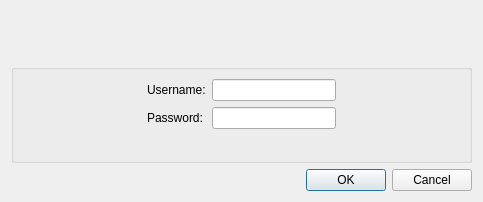
<?xml version="1.0" encoding="UTF-8"?>
<ui version="4.0">
 <class>SuperAdminPasswordCheck</class>
 <widget class="QDialog" name="SuperAdminPasswordCheck">
  <property name="geometry">
   <rect>
    <x>0</x>
    <y>0</y>
    <width>483</width>
    <height>202</height>
   </rect>
  </property>
  <property name="modal">
   <bool>true</bool>
  </property>
  <layout class="QVBoxLayout" name="verticalLayout">
   <item>
    <widget class="QLabel" name="descriptionLabel">
     <property name="wordWrap">
      <bool>true</bool>
     </property>
    </widget>
   </item>
   <item>
    <widget class="QGroupBox" name="credentialsBox">
     <layout class="QVBoxLayout" name="verticalLayout_2">
      <item>
       <layout class="QGridLayout" name="gridLayout">
        <item row="1" column="1">
         <widget class="QLabel" name="passwordLabel">
          <property name="text">
           <string>Password:</string>
          </property>
         </widget>
        </item>
        <item row="0" column="1">
         <widget class="QLabel" name="usernameLabel">
          <property name="text">
           <string>Username:</string>
          </property>
         </widget>
        </item>
        <item row="0" column="2">
         <widget class="QLineEdit" name="usernameEdit"/>
        </item>
        <item row="0" column="0">
         <spacer name="horizontalSpacer">
          <property name="orientation">
           <enum>Qt::Horizontal</enum>
          </property>
          <property name="sizeHint" stdset="0">
           <size>
            <width>40</width>
            <height>20</height>
           </size>
          </property>
         </spacer>
        </item>
        <item row="1" column="2">
         <widget class="QLineEdit" name="passwordEdit">
          <property name="echoMode">
           <enum>QLineEdit::Password</enum>
          </property>
         </widget>
        </item>
        <item row="1" column="0">
         <spacer name="horizontalSpacer_2">
          <property name="orientation">
           <enum>Qt::Horizontal</enum>
          </property>
          <property name="sizeHint" stdset="0">
           <size>
            <width>40</width>
            <height>20</height>
           </size>
          </property>
         </spacer>
        </item>
        <item row="0" column="3">
         <spacer name="horizontalSpacer_3">
          <property name="orientation">
           <enum>Qt::Horizontal</enum>
          </property>
          <property name="sizeHint" stdset="0">
           <size>
            <width>40</width>
            <height>20</height>
           </size>
          </property>
         </spacer>
        </item>
        <item row="1" column="3">
         <spacer name="horizontalSpacer_4">
          <property name="orientation">
           <enum>Qt::Horizontal</enum>
          </property>
          <property name="sizeHint" stdset="0">
           <size>
            <width>40</width>
            <height>20</height>
           </size>
          </property>
         </spacer>
        </item>
       </layout>
      </item>
      <item>
       <widget class="QLabel" name="errorLabel">
        <property name="minimumSize">
         <size>
          <width>300</width>
          <height>16</height>
         </size>
        </property>
        <property name="palette">
         <palette>
          <active>
           <colorrole role="WindowText">
            <brush brushstyle="SolidPattern">
             <color alpha="255">
              <red>255</red>
              <green>0</green>
              <blue>0</blue>
             </color>
            </brush>
           </colorrole>
          </active>
          <inactive>
           <colorrole role="WindowText">
            <brush brushstyle="SolidPattern">
             <color alpha="255">
              <red>255</red>
              <green>0</green>
              <blue>0</blue>
             </color>
            </brush>
           </colorrole>
          </inactive>
          <disabled>
           <colorrole role="WindowText">
            <brush brushstyle="SolidPattern">
             <color alpha="255">
              <red>69</red>
              <green>69</green>
              <blue>69</blue>
             </color>
            </brush>
           </colorrole>
          </disabled>
         </palette>
        </property>
        <property name="text">
         <string/>
        </property>
        <property name="alignment">
         <set>Qt::AlignCenter</set>
        </property>
       </widget>
      </item>
     </layout>
    </widget>
   </item>
   <item>
    <widget class="QDialogButtonBox" name="buttonBox">
     <property name="orientation">
      <enum>Qt::Horizontal</enum>
     </property>
     <property name="standardButtons">
      <set>QDialogButtonBox::Cancel|QDialogButtonBox::Ok</set>
     </property>
    </widget>
   </item>
  </layout>
 </widget>
 <tabstops>
  <tabstop>buttonBox</tabstop>
 </tabstops>
 <resources/>
 <connections>
  <connection>
   <sender>buttonBox</sender>
   <signal>accepted()</signal>
   <receiver>SuperAdminPasswordCheck</receiver>
   <slot>accept()</slot>
   <hints>
    <hint type="sourcelabel">
     <x>243</x>
     <y>183</y>
    </hint>
    <hint type="destinationlabel">
     <x>157</x>
     <y>274</y>
    </hint>
   </hints>
  </connection>
  <connection>
   <sender>buttonBox</sender>
   <signal>rejected()</signal>
   <receiver>SuperAdminPasswordCheck</receiver>
   <slot>reject()</slot>
   <hints>
    <hint type="sourcelabel">
     <x>243</x>
     <y>183</y>
    </hint>
    <hint type="destinationlabel">
     <x>286</x>
     <y>274</y>
    </hint>
   </hints>
  </connection>
 </connections>
</ui>
